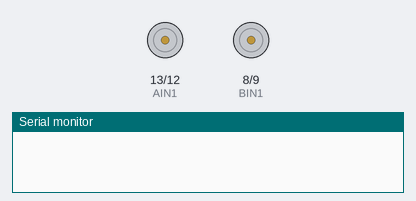
The sketch below on a simulated Arduino Uno, built with avr-gcc and run on an emulated ATmega328P. On the bench: motor-driver pin pairs drawn as motors (green arrow = first pin HIGH = forward, orange = second pin HIGH = backward, longer = more drive, scaled by the enable pin), the last lines printed to the serial monitor.

Above: at 0.1 s.
At 5.1 s:
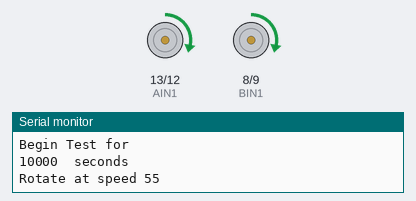
At 41.1 s:
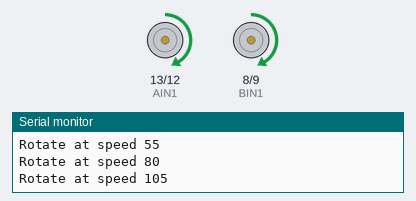
Timing chart, 0 to 42.6 s (numbered marks = the images above):
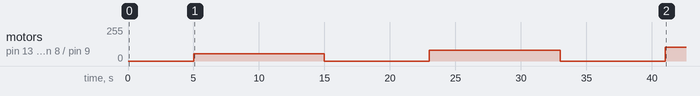

Measured:
- by itself, motor on pin 13 (AIN1) / pin 12 (AIN2), motor on pin 8 (BIN1) / pin 9 (BIN2): stopped → forward 55/255 at 5.0 s, → stopped 10.0 s later, → forward 80/255 8.0 s later, → stopped 10.0 s later, … (5 changes in this stretch)

The sketch:

motorcalibration.ino
```cpp
//  File:  wheel_calibration.ino
//
//  Spin a robot wheel for a fixed time interval at a fixed PWM signal.
//  The user counts the rotations to obtain data for a calibration of
//  omega = f(PWM)

// -- Global pin variables connect digital I/O channels to the
//    inputs on the TB6612
const int AIN1 = 13;    //  Pin IN1 for motor A
const int AIN2 = 12;    //  Pin IN2 for motor A
const int PWMA = 11;    //  Pin for PWM input to motor A
const int PWMB = 10;    //  Pin for PWM input to motor B
const int BIN2 =  9;    //  Pin IN2 for motor B
const int BIN1 =  8;    //  Pin IN1 for motor B

// --------------------------------------------------------------
void setup() {
  pinMode(AIN1, OUTPUT);    //  Set all motor contro pins as outputs
  pinMode(AIN2, OUTPUT);
  pinMode(PWMA, OUTPUT);
  pinMode(BIN1, OUTPUT);
  pinMode(BIN2, OUTPUT);
  pinMode(PWMB, OUTPUT);

  Serial.begin(9600);       //  Start up the Serial Monitor
  delay(5000);              //  Pause before starting any tests
}

// --------------------------------------------------------------
void loop() {

  int pwm, min_PWM=55, delta_PWM=25, measureTime=10000, waitTime=8000;

  Serial.println("\n\nBegin Test for");
  Serial.print(measureTime);
  Serial.println("  seconds");

  for ( pwm=min_PWM; pwm<=155; pwm+=delta_PWM ) {

    Serial.print("Rotate at speed ");   Serial.println(pwm);
    forward(pwm);
    delay(measureTime);

    // -- Pause to record data
    stopMotors();
    delay(waitTime);
  }

  Serial.println("\nTest complete");
  delay(2*waitTime);    //   Wait before starting next test
}

// --------------------------------------------------------------
void forward(int motorSpeed) {

    // -- Drive both motors forward:  IN1 -> HIGH,  IN2 -> LOW
    digitalWrite(AIN1, HIGH);
    digitalWrite(AIN2, LOW);
    analogWrite(PWMA, motorSpeed);

    digitalWrite(BIN1, HIGH);
    digitalWrite(BIN2, LOW);
    analogWrite(PWMB, motorSpeed);
}

// --------------------------------------------------------------
void reverse(int motorSpeed) {

    // -- Drive both motors forward: IN1 -> LOW,  IN2 -> HIGH
    digitalWrite(AIN1, LOW);
    digitalWrite(AIN2, HIGH);
    analogWrite(PWMA, motorSpeed);

    digitalWrite(BIN1, LOW);
    digitalWrite(BIN2, HIGH);
    analogWrite(PWMB, motorSpeed);
}

// --------------------------------------------------------------
void stopMotors() {

    // -- Stop both motors:  IN1 -> LOW,  IN2 -> LOW
    digitalWrite(AIN1, LOW);
    digitalWrite(AIN2, LOW);
    analogWrite(PWMA, 0);

    digitalWrite(BIN1, LOW);
    digitalWrite(BIN2, LOW);
    analogWrite(PWMB, 0);
}
```
